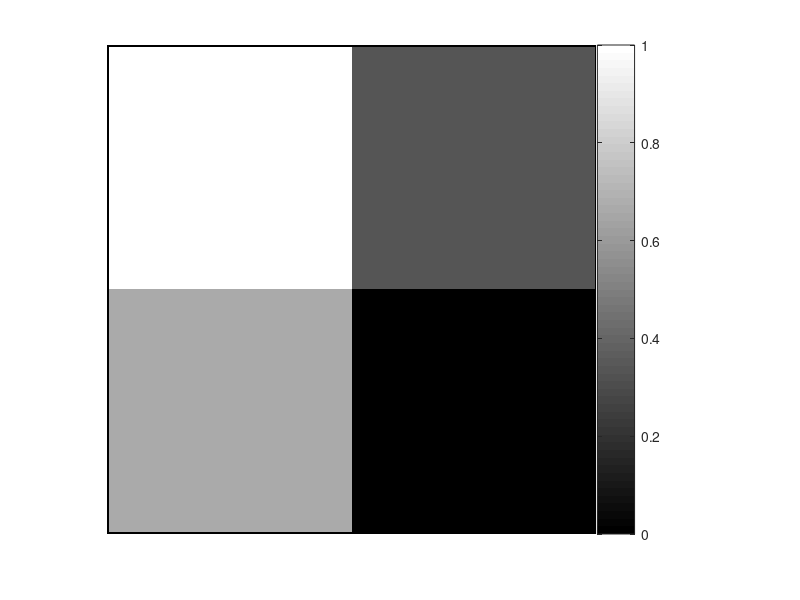

This chart was generated by the following MATLAB code: (Note: this script raises an error after producing the figure.)
%%create_4pixel_images
clear
close all

size_im = 250;

num_shades = 4;
possible_values = floor(linspace(0,255,num_shades));


shade_inds = perms(1:num_shades);
%shade_inds = unique(shade_inds(:,1:4),'rows');

for ii = 1:size(shade_inds,1)
    
    %Make image
    im = reshape(possible_values(shade_inds(ii,1:4)),2,2);
    big_im = imresize(im,[size_im size_im],'nearest')/255;
        
    %Add a black border
    big_im(1:end,1) = 0;
    big_im(1:end,end) = 0;
    big_im(1,1:end) = 0;
    big_im(end,1:end) = 0;
    
    %Make image
    figure(1); imshow(big_im,[0 1]), set(figure(1),'Color','w');
    
    %Get position since colorbar makes it smaller later
    set(gca,'Units','inches');
    axpos = get(gca,'Position');
    shades = possible_values'/255;
    colormap(repmat(shades,1,3));
    h = colorbar();
    h.Ticks = 0.125:0.25:0.875;
    h.TickLabels = possible_values;
    h.FontSize = 12
   % h.Label.String = 'Colorbar';
    
    %Move the image back so its the original size
    set(gca,'Position',[axpos(1:2)-[0.25 0.2] axpos(3:4)])    
    
    %Set up paper size so it doesn't change with print
    set(gcf,'Units','centimeters');
    raster_size = get(gcf,'Position');
    set(gcf, 'PaperPositionMode', 'manual', ...
        'PaperUnits','centimeters', ...
        'PaperSize',raster_size(3:4), ...
        'PaperPosition',[0 0 raster_size(3:4)])
    
    set(gca,'box','on')
    print(['Cropped\gray_4pixel' num2str(ii) '_with_colorbar.jpg'],'-djpeg','-r0');
end
    


  